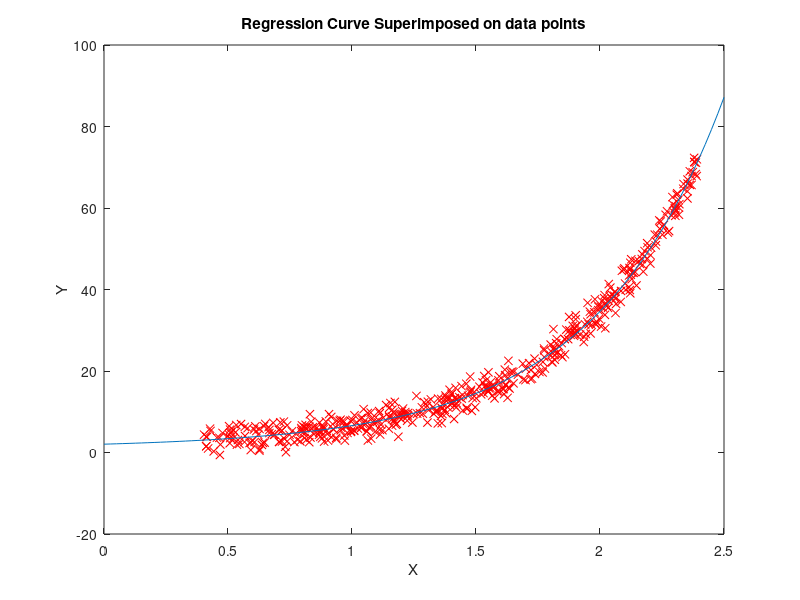

The MATLAB source for this figure:
load('Q7data.mat');
poly = polyfit(exp(x),y,2);
xValues = linspace(0,2.5);
yValues = polyval(poly, exp(xValues));
plot(x,y,'xr',xValues,yValues)
xlabel('X')
ylabel('Y')
title('Regression Curve Superimposed on data points')
